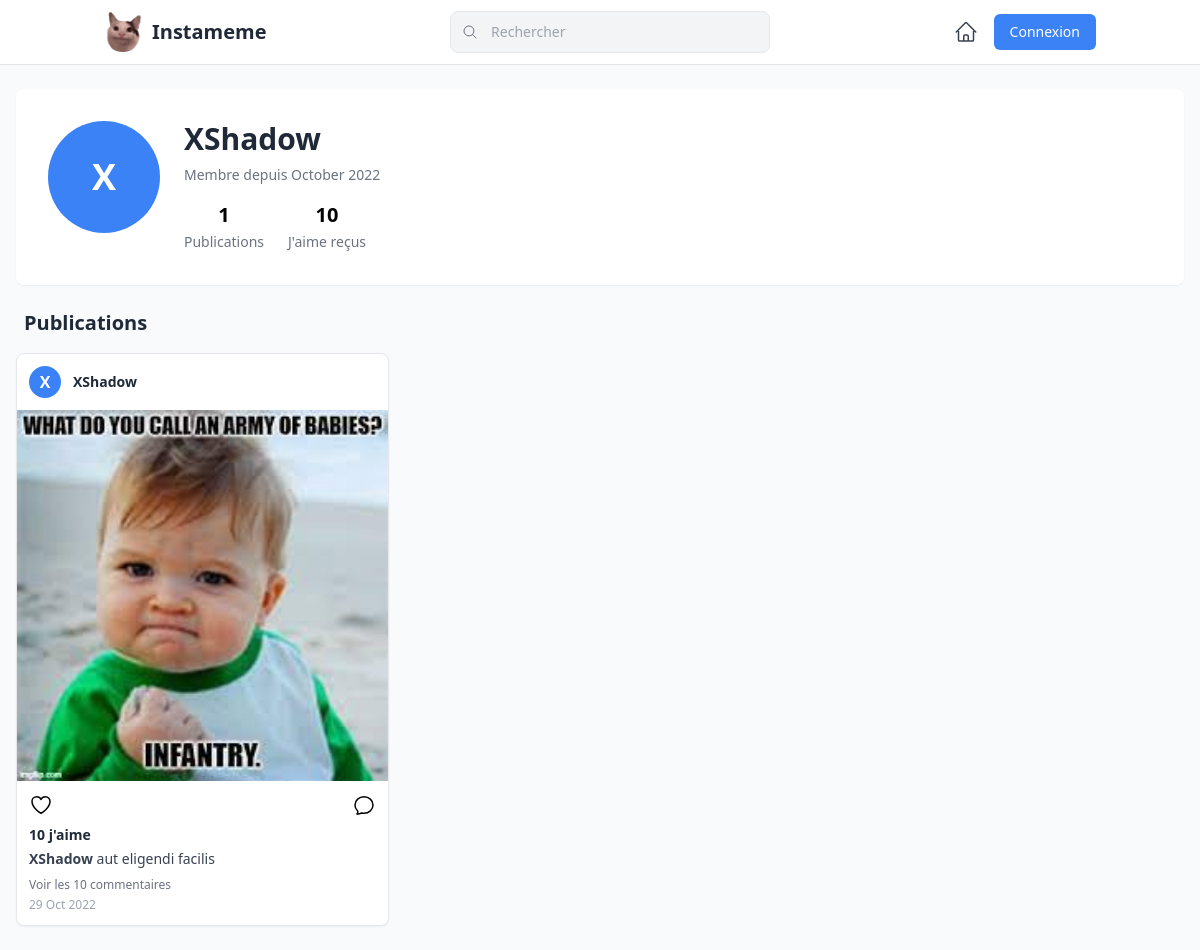
The app's page /user.php?user_id=2, older data.
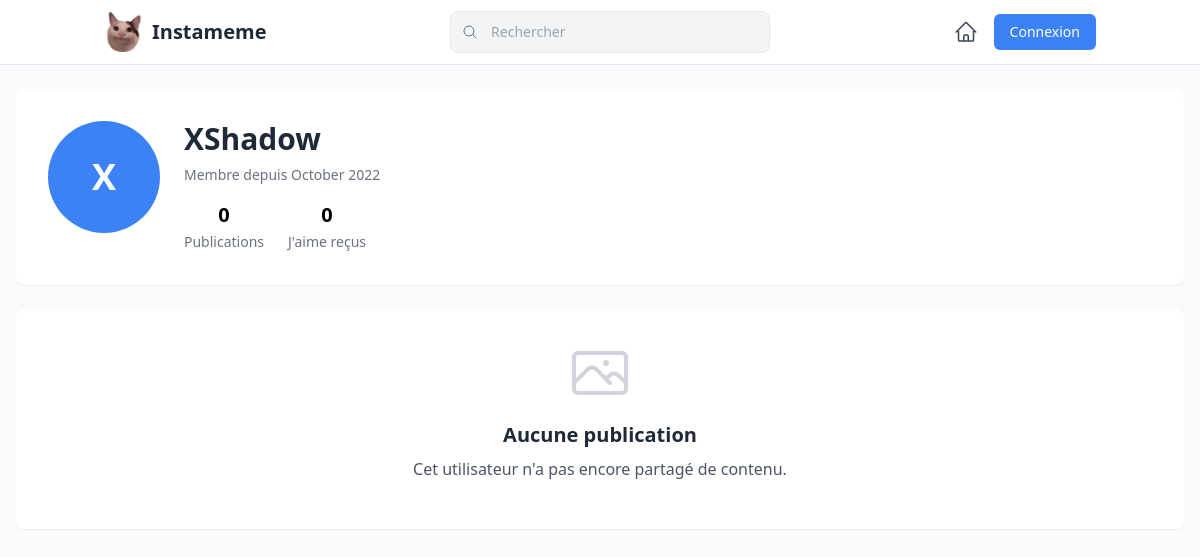
The same page, newer data.
### tables this page shows
CREATE TABLE `utilisateurs` (
  `id` bigint unsigned NOT NULL AUTO_INCREMENT,
  `pseudo` varchar(64) NOT NULL,
  `mot_de_passe` varchar(32) NOT NULL, 
  `date_inscription` datetime DEFAULT NULL,
  PRIMARY KEY (`id`),
  UNIQUE KEY `pseudo` (`pseudo`)
);

CREATE TABLE `contenus` (
  `id` bigint unsigned NOT NULL AUTO_INCREMENT,
  `id_utilisateur` bigint unsigned NOT NULL,
  `description` text NOT NULL,
  `chemin_image` varchar(255) NOT NULL,
  `date_publication` datetime DEFAULT NULL,
  PRIMARY KEY (`id`),
  KEY `id_utilisateur` (`id_utilisateur`),
  CONSTRAINT `contenus_ibfk_1` FOREIGN KEY (`id_utilisateur`) REFERENCES `utilisateurs` (`id`)
);

### user.php (the view, shortened to what this page needs)
<?php
require_once 'db.php';
require_once 'header.php';
?>
<!DOCTYPE html>
<html lang="fr">
<head>
</head>
<body class="bg-gray-50 min-h-screen pb-10">
    <div class="container mx-auto px-4 py-6 max-w-7xl">
        <?php if (isset($_GET['user_id']) && !empty($_GET['user_id'])): ?>
            <?php
            $visiting_user_id = (int)$_GET['user_id'];
            $sql_user = "SELECT id, pseudo, date_inscription FROM utilisateurs WHERE id = ?";
            $stmt_user = $conn->prepare($sql_user);
            $stmt_user->bind_param("i", $visiting_user_id);
            $stmt_user->execute();
            $user_result = $stmt_user->get_result();
            if ($user_result->num_rows === 1) {
                $user_info = $user_result->fetch_assoc();
                $sql_post_count = "SELECT COUNT(*) as post_count FROM contenus WHERE id_utilisateur = ?";
                $stmt_count = $conn->prepare($sql_post_count);
                $stmt_count->bind_param("i", $visiting_user_id);
                $stmt_count->execute();
                $count_result = $stmt_count->get_result();
                $post_count = $count_result->fetch_assoc()['post_count'];
                $sql_likes_count = "SELECT COUNT(*) as likes_count FROM likes
                                    INNER JOIN contenus ON likes.id_contenu = contenus.id
                                    WHERE contenus.id_utilisateur = ?";
                $stmt_likes = $conn->prepare($sql_likes_count);
                $stmt_likes->bind_param("i", $visiting_user_id);
                $stmt_likes->execute();
                $likes_result = $stmt_likes->get_result();
                $likes_count = $likes_result->fetch_assoc()['likes_count'];
            ?>
                <div class="bg-white rounded-lg shadow-sm overflow-hidden mb-6">
                    <div class="p-6 md:p-8">
                        <div class="flex flex-col md:flex-row items-center md:items-start gap-6">
                            <div class="w-20 h-20 md:w-28 md:h-28 rounded-full overflow-hidden bg-blue-500 flex-shrink-0 flex items-center justify-center text-white text-3xl md:text-4xl font-bold">
                                <?= strtoupper(substr($user_info['pseudo'], 0, 1)) ?>
                            </div>
                            <div class="flex-grow text-center md:text-left">
                                <h1 class="text-2xl md:text-3xl font-bold text-gray-800 mb-2"><?= htmlspecialchars($user_info['pseudo']) ?></h1>
                                <p class="text-gray-500 text-sm mb-4">Membre depuis <?= date('F Y', strtotime($user_info['date_inscription'])) ?></p>
                                <div class="flex justify-center md:justify-start space-x-6 text-center">
                                    <div>
                                        <span class="font-bold text-xl block"><?= $post_count ?></span>
                                        <span class="text-gray-500 text-sm">Publications</span>
                                    </div>
                                    <div>
                                        <span class="font-bold text-xl block"><?= $likes_count ?></span>
                                        <span class="text-gray-500 text-sm">J'aime reçus</span>
                                    </div>
                                </div>
                            </div>
                        </div>
                    </div>
                </div>
                <?php
                $sql_posts = "SELECT contenus.id, contenus.id_utilisateur, contenus.description, contenus.chemin_image,
                              contenus.date_publication, utilisateurs.pseudo
                              FROM contenus
                              INNER JOIN utilisateurs ON contenus.id_utilisateur = utilisateurs.id
                              WHERE contenus.id_utilisateur = ?
                              ORDER BY contenus.date_publication DESC";
                $stmt_posts = $conn->prepare($sql_posts);
                $stmt_posts->bind_param("i", $visiting_user_id);
                $stmt_posts->execute();
                $result_posts = $stmt_posts->get_result();
                if ($result_posts->num_rows > 0):
                ?>
                    <h2 class="text-xl font-bold text-gray-800 mb-4 px-2">Publications</h2>
                    <div class="grid grid-cols-1 sm:grid-cols-2 lg:grid-cols-3 gap-4 md:gap-6">
                        <?php while ($row_post = $result_posts->fetch_assoc()): ?>
                            <?php
                            $sql_likes = "SELECT COUNT(*) AS like_count FROM likes WHERE id_contenu = " . $row_post['id'];
                            $likes_result = $conn->query($sql_likes);
                            $likes_row = $likes_result->fetch_assoc();
                            $like_count = $likes_row['like_count'];
                            $sql_nbcom = "SELECT COUNT(*) AS com_count FROM commentaires WHERE id_contenu =" . $row_post['id'] . ";";
                            $nbcom_result = $conn->query($sql_nbcom);
                            $nbcom_row = $nbcom_result->fetch_assoc();
                            $nbcom_count = $nbcom_row['com_count'];
                            ?>
                            <div class="bg-white rounded-lg overflow-hidden shadow-sm border border-gray-200 transition-transform duration-300 hover:-translate-y-1 hover:shadow-md">
                                <div class="p-3 flex items-center">
                                    <div class="flex items-center cursor-pointer">
                                        <div class="w-8 h-8 rounded-full overflow-hidden bg-blue-500 mr-3 flex-shrink-0 flex items-center justify-center text-white font-bold">
                                            <?= strtoupper(substr($row_post['pseudo'], 0, 1)) ?>
                                        </div>
                                        <div>
                                            <h3 class="font-semibold text-sm text-gray-800"><?= $row_post["pseudo"] ?></h3>
                                        </div>
                                    </div>
                                </div>
                                <div class="relative pt-[100%]">
                                    <img src="images/<?= $row_post["chemin_image"] ?>" alt="Image du post"
                                        class="absolute top-0 left-0 w-full h-full object-contain">
                                </div>
                                <div class="p-3">
                                    <div class="flex items-center justify-between mb-2">
                                        <form method="post" action="like_action.php" class="inline">
                                            <button type="submit" name="like_action" class="flex items-center focus:outline-none transition-colors duration-200">
                                            </button>
                                        </form>
                                        <a href="view_comments.php?post_id=<?= $row_post['id'] ?>" class="flex items-center hover:text-blue-500 transition-colors duration-200">
                                        </a>
                                    </div>
                                    <p class="text-sm font-semibold text-gray-800"><?= $like_count ?> j'aime</p>
                                    <p class="text-sm mt-1 line-clamp-2 text-gray-700">
                                        <span class="font-semibold"><?= $row_post["pseudo"] ?></span>
                                        <?= htmlspecialchars(substr($row_post["description"], 0, 100)) . (strlen($row_post["description"]) > 100 ? '...' : '') ?>
                                    </p>
                                    <?php if ($nbcom_count > 0): ?>
                                        <a href="view_comments.php?post_id=<?= $row_post['id'] ?>" class="text-gray-500 text-xs mt-2 block hover:text-blue-500 transition-colors duration-200">
                                            Voir les <?= $nbcom_count ?> commentaires
                                        </a>
                                    <?php endif; ?>
                                    <p class="text-gray-400 text-xs mt-1">
                                        <?= date('j M Y', strtotime($row_post["date_publication"])) ?>
                                    </p>
                                </div>
                            </div>
                        <?php endwhile; ?>
                    </div>
                <?php else: ?>
                    <div class="flex flex-col items-center justify-center bg-white rounded-lg shadow-sm p-8 text-center">
                        <h2 class="text-xl font-semibold text-gray-800 mb-2">Aucune publication</h2>
                        <p class="text-gray-600 mb-4">Cet utilisateur n'a pas encore partagé de contenu.</p>
                    </div>
                <?php endif; ?>
            <?php } ?>
        <?php endif; ?>
    </div>
</body>
</html>

### header.php (shortened to what this page needs)
<!DOCTYPE html>
<html lang="fr">
<head>
    <script src="https://cdn.tailwindcss.com"></script>
</head>
<body class="bg-gray-50">
    <header class="bg-white border-b border-gray-200 sticky top-0 z-50">
        <div class="container mx-auto px-4">
            <div class="flex items-center justify-between h-16">
                <a href="index.php" class="flex items-center">
                    <img src="img/icon.png" alt="Logo" class="h-10 w-auto">
                    <span class="ml-2 text-xl font-bold text-gray-800 hidden sm:block">Instameme</span>
                </a>
                <form action="search.php" method="POST" class="hidden md:flex items-center max-w-xs w-full mx-4">
                    <div class="relative w-full">
                        <div class="absolute inset-y-0 start-0 flex items-center pl-3 pointer-events-none">
                        </div>
                        <input name="recherche" type="text" placeholder="Rechercher" required
                            class="bg-gray-100 text-gray-900 text-sm rounded-lg block w-full pl-10 p-2.5
                                     border border-gray-200 focus:ring-2 focus:ring-blue-500 focus:border-blue-500">
                    </div>
                </form>
                <nav class="flex items-center space-x-4">
                    <a href="index.php" class="text-gray-700 hover:text-blue-500" title="Accueil">
                    </a>
                    <?php if (isset($_SESSION["connecte"]) && $_SESSION["connecte"] == true): ?>
                        <a href="Creerpos.php" class="text-gray-700 hover:text-blue-500" title="Créer un post">
                            <svg xmlns="http://www.w3.org/2000/svg" fill="none" viewBox="0 0 24 24" stroke-width="1.5" stroke="currentColor" class="w-6 h-6">
                                <path stroke-linecap="round" stroke-linejoin="round" d="M12 9v6m3-3H9m12 0a9 9 0 11-18 0 9 9 0 0118 0z" />
                            </svg>
                        </a>
                        <a href="user.php?user_id=<?= $_SESSION['id_utilisateur'] ?>" class="text-gray-700 hover:text-blue-500" title="Profil">
                            <svg xmlns="http://www.w3.org/2000/svg" fill="none" viewBox="0 0 24 24" stroke-width="1.5" stroke="currentColor" class="w-6 h-6">
                                <path stroke-linecap="round" stroke-linejoin="round" d="M17.982 18.725A7.488 7.488 0 0012 15.75a7.488 7.488 0 00-5.982 2.975m11.963 0a9 9 0 10-11.963 0m11.963 0A8.966 8.966 0 0112 21a8.966 8.966 0 01-5.982-2.275M15 9.75a3 3 0 11-6 0 3 3 0 016 0z" />
                            </svg>
                        </a>
                        <div class="relative ml-2" x-data="{ open: false }">
                            <button @click="open = !open" class="flex items-center space-x-1 focus:outline-none">
                                <span class="w-8 h-8 rounded-full bg-blue-500 flex items-center justify-center text-white font-bold text-sm">
                                    <?= isset($_SESSION['pseudo']) ? strtoupper(substr($_SESSION['pseudo'], 0, 1)) : 'U' ?>
                                </span>
                                <svg xmlns="http://www.w3.org/2000/svg" fill="none" viewBox="0 0 24 24" stroke-width="1.5" stroke="currentColor" class="w-4 h-4 hidden sm:block">
                                    <path stroke-linecap="round" stroke-linejoin="round" d="M19.5 8.25l-7.5 7.5-7.5-7.5" />
                                </svg>
                            </button>
                            <div x-show="open" @click.away="open = false" class="absolute right-0 mt-2 w-48 bg-white rounded-md shadow-lg py-1 z-50 hidden" :class="{'block': open}">
                                <?php if (isset($_SESSION['pseudo'])): ?>
                                    <div class="px-4 py-2 text-sm text-gray-700 border-b border-gray-100">
                                        Bonjour, <?= $_SESSION['pseudo'] ?>
                                    </div>
                                <?php endif; ?>
                                <a href="user.php?user_id=<?= $_SESSION['id_utilisateur'] ?>" class="block px-4 py-2 text-sm text-gray-700 hover:bg-gray-100">
                                    Profil
                                </a>
                                <div class="block md:hidden px-4 py-2">
                                    <form action="search.php" method="POST" class="flex items-center">
                                        <input name="recherche" type="text" placeholder="Rechercher" required
                                            class="bg-gray-100 text-sm rounded p-2 w-full border border-gray-200">
                                    </form>
                                </div>
                                <a href="deco.php" class="block px-4 py-2 text-sm text-red-600 hover:bg-gray-100">
                                    Déconnexion
                                </a>
                            </div>
                        </div>
                    <?php else: ?>
                        <a href="connexion.php" class="bg-blue-500 hover:bg-blue-600 text-white px-4 py-2 rounded-md text-sm font-medium transition duration-150 ease-in-out">
                            Connexion
                        </a>
                    <?php endif; ?>
                </nav>
            </div>
        </div>
    </header>

Row changes from the older to the newer data that the page shows:
removed contenus: id_utilisateur.pseudo "X", id_utilisateur.pseudo "XShadow", chemin_image (picture), like_count "10", description "aut eligendi facilis", nbcom_count "10", date_publication "29 Oct 2022"
Text that changed along with them:
$post_count: "1" → "0"
$likes_count: "10" → "0"
text no longer shown: "Publications"
text now shown: "Aucune publication Cet utilisateur n'a pas encore partagé de contenu."
